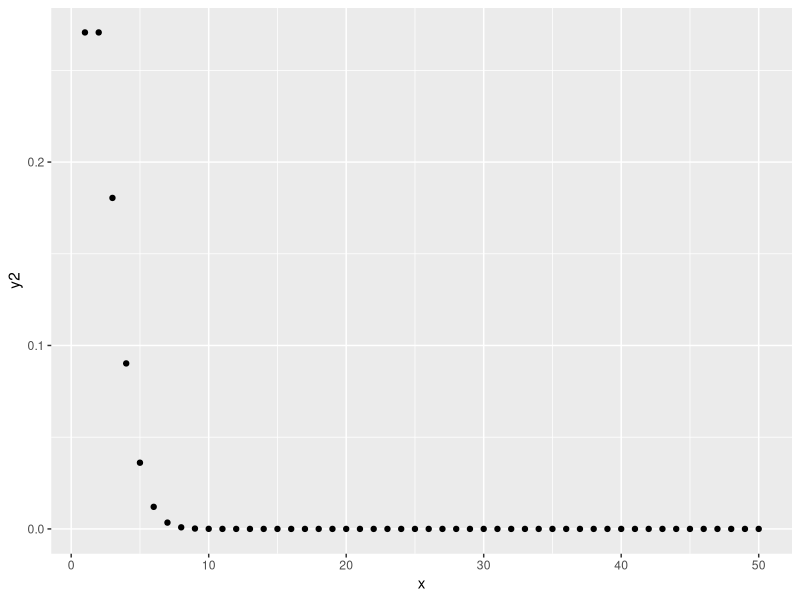
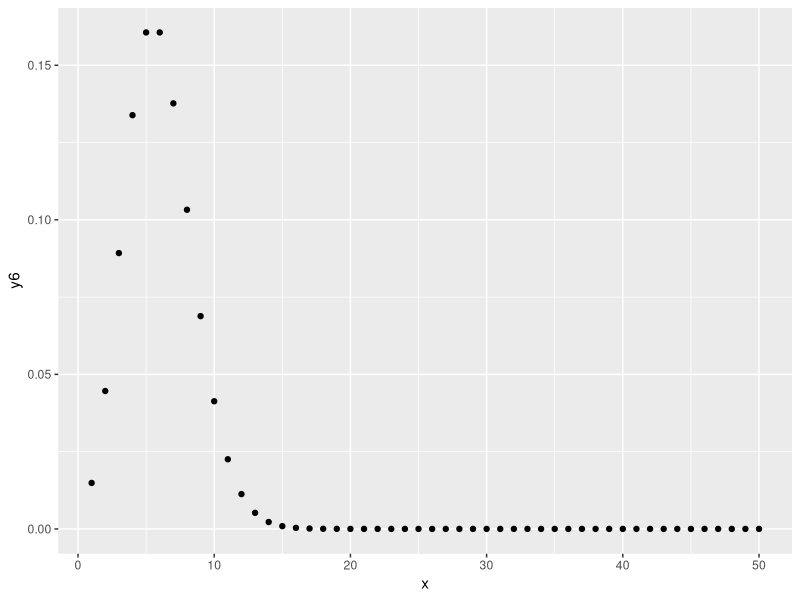
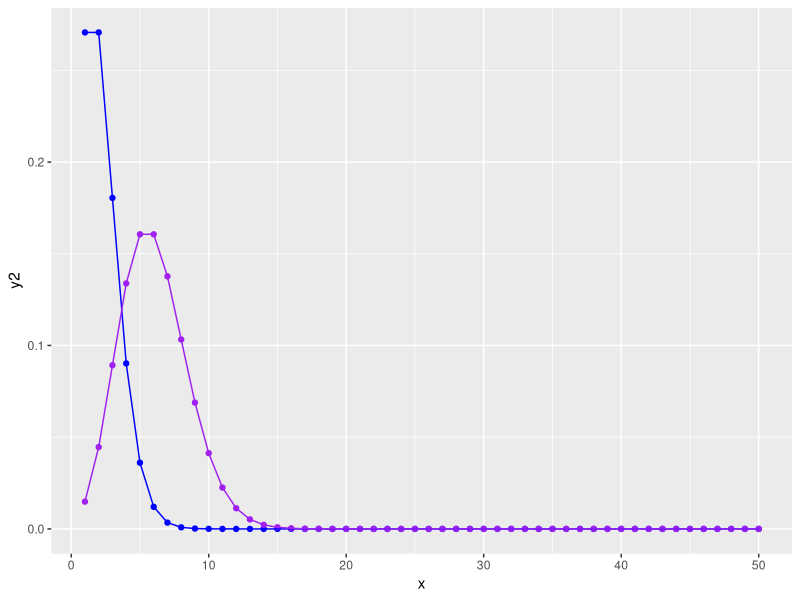
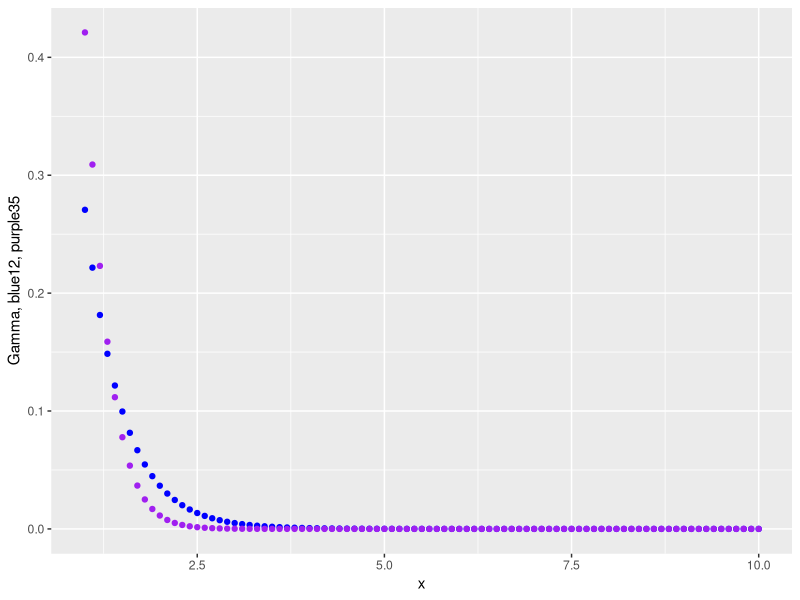
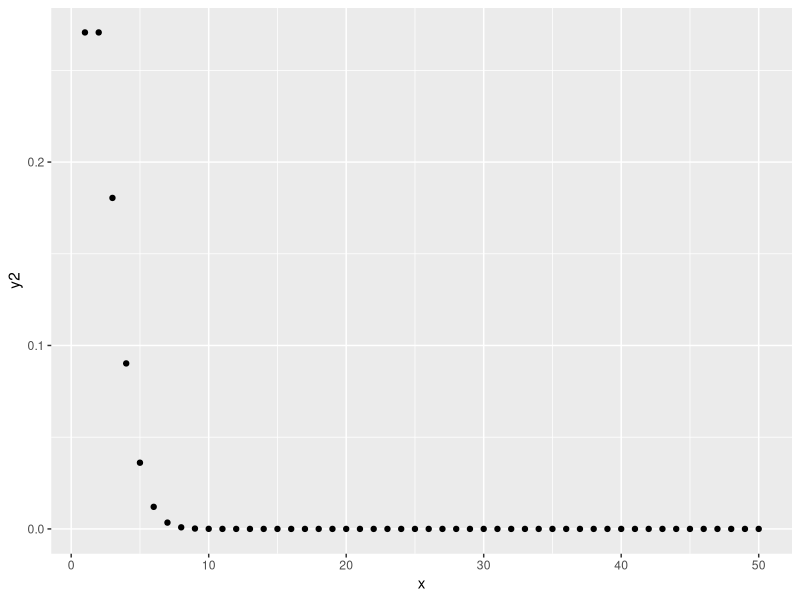
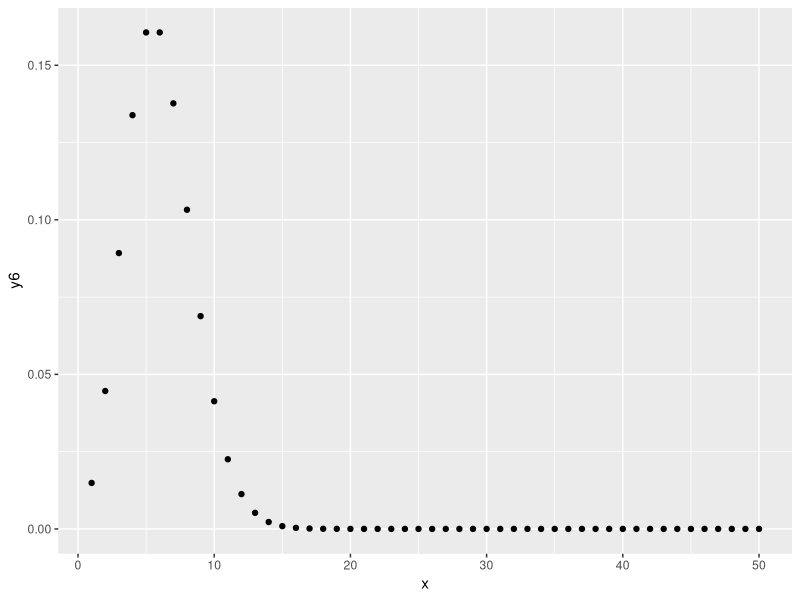
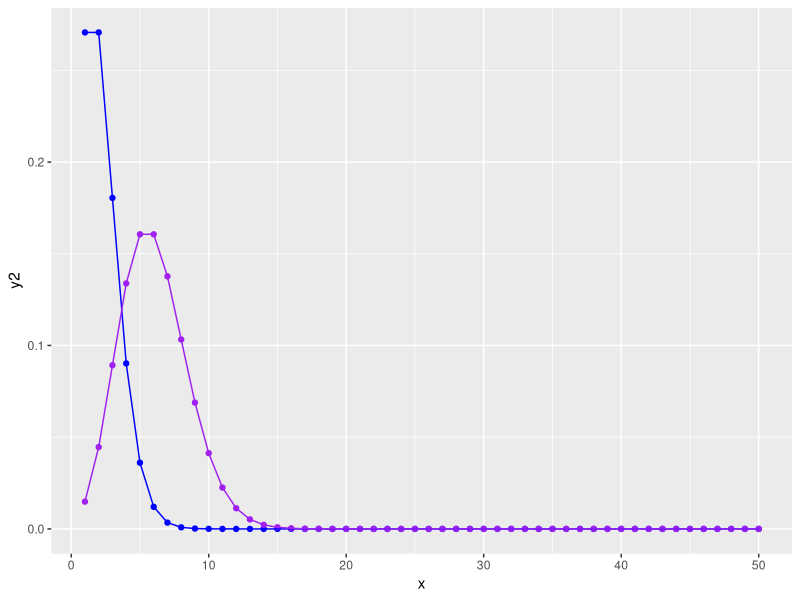
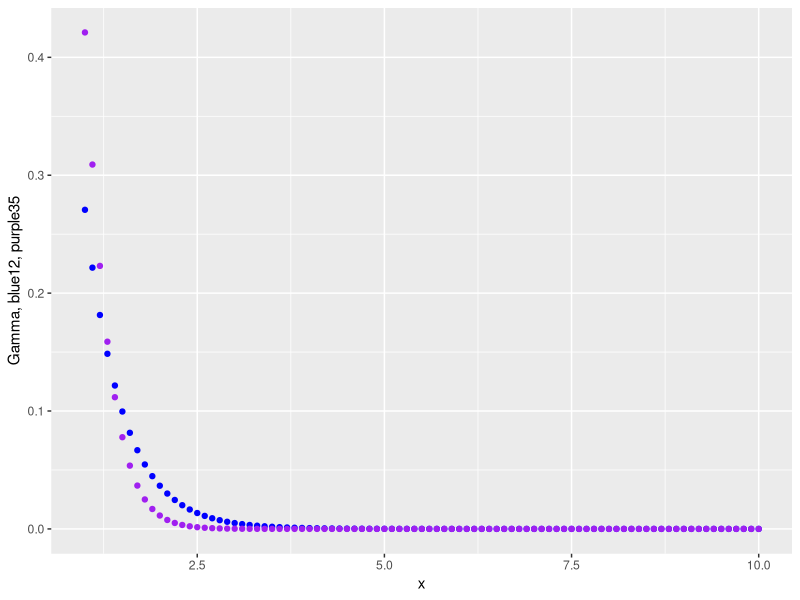

Write R code to recreate these figures, in order.
library(ggplot2)
library(tidyverse)
xes <- seq(1,50,1)
y2 <- dpois(xes, lambda =2)
y6 <- dpois(xes, lambda =6)


lambda <- 2
data <- data_frame(x=xes,y2=y2,y6=y6)


l2plot <- ggplot(data,aes(x=x, y=y2))+
  geom_point()


l6plot <- ggplot(data,aes(x=x, y=y6))+
  geom_point()


combplot <-ggplot(data,aes(x=x))+
  geom_point(aes(y=y2),color='blue')+
  geom_point(aes(y=y6),color='purple')+
  geom_line(aes(y=y2),color='blue')+
  geom_line(aes(y=y6),color='purple')

l2plot  
l6plot
combplot

ggsave('l2.png', l2plot)
ggsave('l6.png', l6plot)
ggsave('comp.png', combplot)


xs <- seq(1,10,.1)
g12 <- dgamma(xs,shape=1,rate=2)
g35 <- dgamma(xs,shape=3,rate=5)

data2 <- data_frame(x=xs,g12=g12, g35=g35)

gamplot <-ggplot(data2,aes(x=x))+
  geom_point(aes(y=g12), color='blue')+
  geom_point(aes(y=g35), color='purple')+
  labs(y='Gamma, blue12, purple35')

gamplot
ggsave('gam.png', gamplot)
